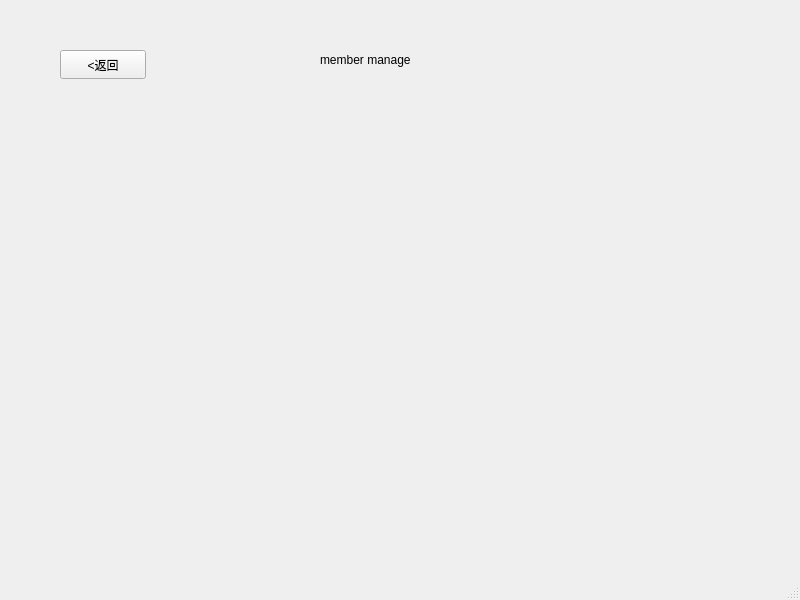
<?xml version="1.0" encoding="UTF-8"?>
<ui version="4.0">
 <class>c2_admember</class>
 <widget class="QMainWindow" name="c2_admember">
  <property name="geometry">
   <rect>
    <x>0</x>
    <y>0</y>
    <width>800</width>
    <height>600</height>
   </rect>
  </property>
  <property name="windowTitle">
   <string>MainWindow</string>
  </property>
  <widget class="QWidget" name="centralwidget">
   <widget class="QLabel" name="label">
    <property name="geometry">
     <rect>
      <x>320</x>
      <y>50</y>
      <width>141</width>
      <height>20</height>
     </rect>
    </property>
    <property name="text">
     <string>member manage</string>
    </property>
   </widget>
   <widget class="QPushButton" name="pB_back">
    <property name="geometry">
     <rect>
      <x>60</x>
      <y>50</y>
      <width>86</width>
      <height>29</height>
     </rect>
    </property>
    <property name="text">
     <string>&lt;返回</string>
    </property>
   </widget>
  </widget>
  <widget class="QMenuBar" name="menubar">
   <property name="geometry">
    <rect>
     <x>0</x>
     <y>0</y>
     <width>800</width>
     <height>25</height>
    </rect>
   </property>
  </widget>
  <widget class="QStatusBar" name="statusbar"/>
 </widget>
 <resources/>
 <connections/>
</ui>
